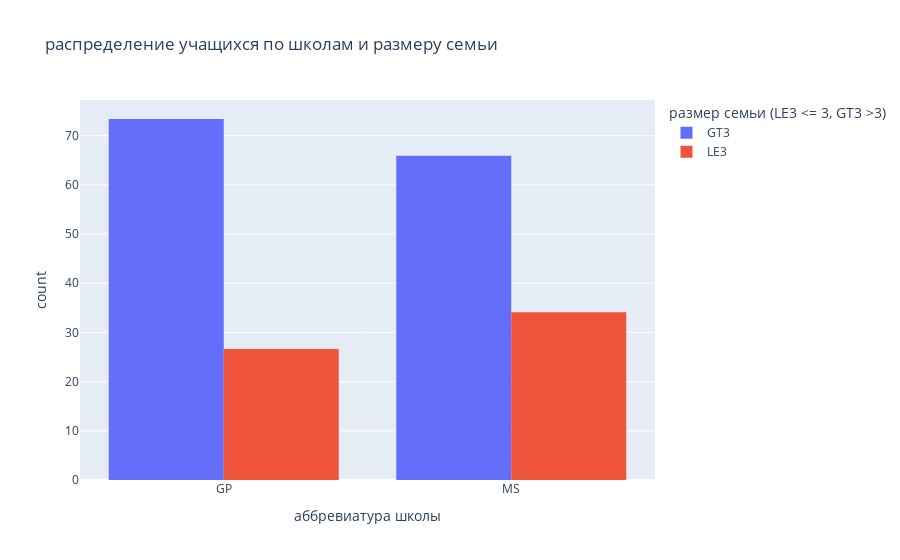

The notebook cell saved with this chart:
### Markdown cell above
---
### Распределение учащихся по школам и размеру семьи (school, famsize)

### Code cell
labels = {
    'count': 'доля учащихся, %',
    'school': 'аббревиатура школы',
    'famsize': 'размер семьи (LE3 <= 3, GT3 >3)'
}

fig = px.histogram(df, x='school', color='famsize', labels=labels,
                   barmode='group', barnorm='percent',
                   title='распределение учащихся по школам и размеру семьи')
fig.show()

### Figure 1 — Plotly figure (JSON) as saved in the notebook; plotly's stock layout.template omitted (floating-point values rounded to 4 significant figures; data arrays with more than 128 entries replaced by an {"elided": "..."} marker saying what was removed)
{"data": [{"alignmentgroup": "True", "bingroup": "x", "hovertemplate": "размер семьи (LE3 <= 3, GT3 >3)=GT3<br>аббревиатура школы=%{x}<br>count=%{y}<extra></extra>", "legendgroup": "GT3", "marker": {"color": "#636efa"}, "name": "GT3", "offsetgroup": "GT3", "orientation": "v", "showlegend": true, "type": "histogram", "x": {"elided": "277 str values"}, "xaxis": "x", "yaxis": "y"}, {"alignmentgroup": "True", "bingroup": "x", "hovertemplate": "размер семьи (LE3 <= 3, GT3 >3)=LE3<br>аббревиатура школы=%{x}<br>count=%{y}<extra></extra>", "legendgroup": "LE3", "marker": {"color": "#EF553B"}, "name": "LE3", "offsetgroup": "LE3", "orientation": "v", "showlegend": true, "type": "histogram", "x": ["GP", "GP", "GP", "GP", "GP", "GP", "GP", "GP", "GP", "GP", "GP", "GP", "GP", "GP", "GP", "GP", "GP", "GP", "GP", "GP", "GP", "GP", "GP", "GP", "GP", "GP", "GP", "GP", "GP", "GP", "GP", "GP", "GP", "GP", "GP", "GP", "GP", "GP", "GP", "GP", "GP", "GP", "GP", "GP", "GP", "GP", "GP", "GP", "GP", "GP", "GP", "GP", "GP", "GP", "GP", "GP", "GP", "GP", "GP", "GP", "GP", "GP", "GP", "GP", "GP", "GP", "GP", "GP", "GP", "GP", "GP", "GP", "GP", "GP", "GP", "GP", "GP", "GP", "GP", "GP", "GP", "GP", "GP", "GP", "GP", "GP", "GP", "GP", "GP", "GP", "MS", "MS", "MS", "MS", "MS", "MS", "MS", "MS", "MS", "MS", "MS", "MS", "MS", "MS", "MS"], "xaxis": "x", "yaxis": "y"}], "layout": {"autosize": true, "barmode": "group", "barnorm": "percent", "legend": {"title": {"text": "размер семьи (LE3 <= 3, GT3 >3)"}, "tracegroupgap": 0}, "title": {"text": "распределение учащихся по школам и размеру семьи"}, "xaxis": {"anchor": "y", "autorange": true, "domain": [0, 1], "range": [-0.5, 1.5], "title": {"text": "аббревиатура школы"}, "type": "category"}, "yaxis": {"anchor": "x", "autorange": true, "domain": [0, 1], "range": [0, 77.23], "title": {"text": "count"}}}}
